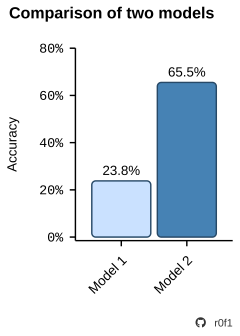

The script that saved this image:
library(ggchicklet)
library(ggplot2)
library(tibble)
library(dplyr)
library(showtext)

sysfonts::font_add(
  family = "Font Awesome 6 Brands",
  regular = "fontawesome/otfs/Font Awesome 7 Brands-Regular-400.otf"
)

font_add_google("Roboto")
showtext_auto()
showtext_opts(dpi = 100)

social_caption <- glue::glue(
  "<span style='font-family:\"Font Awesome 6 Brands\";'>&#xf09b; </span>",
  "<span> r0f1</span>",
)

df <- tibble(
  model = factor(
    c(1, 2),
    levels = c(1, 2),
    labels = c("Model 1", "Model 2")
  ),
  value = c(23.8, 65.5),
)

p <- ggplot(df, aes(x = model, y = value, fill = model, color = model)) +
  geom_chicklet() +
  geom_text(
    aes(label = sprintf("%.1f%%", value)),
    vjust = -0.65,
    size = 3.5,
    color = "black"
  ) +
  scale_fill_manual(values = c("#cae1ff", "#4682b4")) +
  scale_color_manual(values = c("#274967", "#274967")) +
  labs(
    x = "",
    y = "Accuracy",
    title = "Comparison of two models",
    caption = social_caption,
  ) +
  scale_x_discrete(expand = expansion(add = c(0.70, 0.70))) +
  scale_y_continuous(
    labels = scales::percent_format(scale = 1),
    breaks = seq(0, 80, by = 20),
    expand = expansion(add = c(1.5, 0)),
    limits = c(0, 80),
  ) +
  theme_minimal() +
  theme(
    legend.position = "none",
    axis.line = element_line(color = "black", size = 0.5),
    axis.text.x = element_text(
      size = 10,
      angle = 45,
      hjust = 1,
      color = "black",
      vjust = 0.95,
    ),
    axis.text.y = element_text(
      size = 10,
      color = "black",
      family = "mono",
    ),
    axis.ticks = element_line(
      color = "black",
      size = 0.5
    ),
    axis.ticks.length.x = unit(0.15, "cm"),
    axis.ticks.length.y = unit(0.15, "cm"),
    axis.title = element_text(size = 10, color = "black"),
    axis.title.y = element_text(margin = margin(r = 15)),
    plot.title = element_text(
      size = 12,
      face = "bold",
      margin = margin(b = 20, l = -50),
      lineheight = 1.2,
    ),
    panel.grid = element_blank(),
    plot.caption = ggtext::element_markdown(
      size = 8,
      color = "grey20",
    ),
  )

ggsave(
  here::here("projects", "project_0001", "sciency_barchart.svg"),
  plot = p,
  width = 250,
  height = 350,
  units = "px",
  dpi = 100,
)
